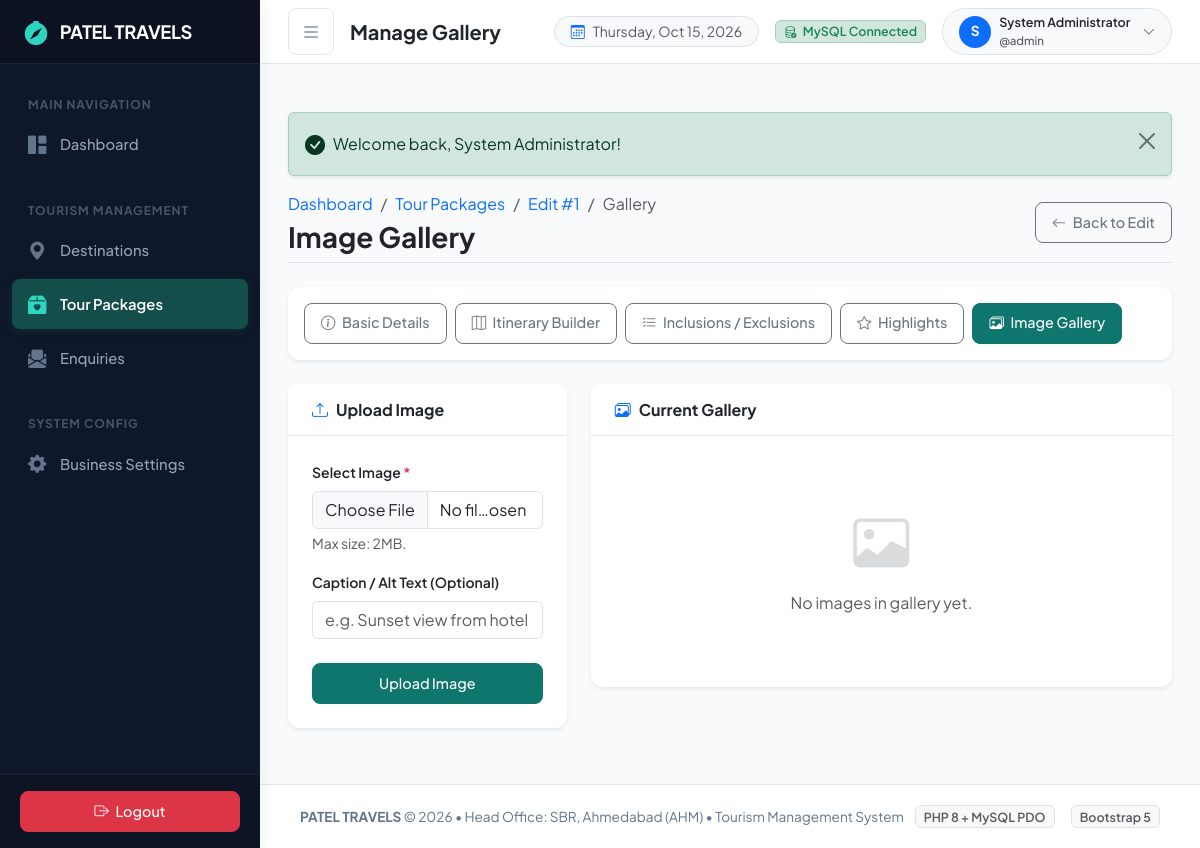
/admin/packages/gallery.php?id=1 (signed in), run on an earlier commit of the app's database.
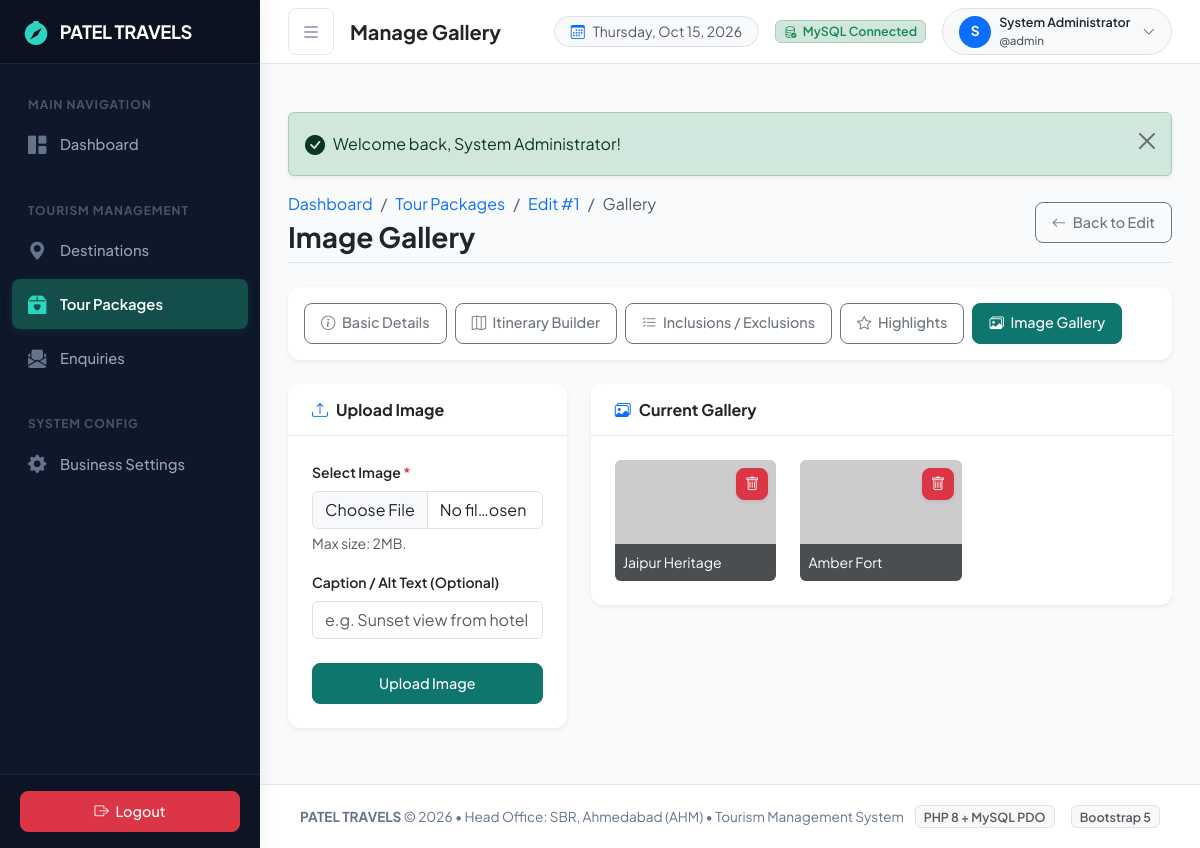
And on a later commit of the database.
### tables this page shows
CREATE TABLE `plan_images` (
  `image_id` int(11) NOT NULL AUTO_INCREMENT,
  `package_id` int(11) NOT NULL,
  `image_path` varchar(255) NOT NULL,
  `alt_text` varchar(255) DEFAULT NULL,
  `display_order` int(11) DEFAULT 0,
  PRIMARY KEY (`image_id`),
  KEY `package_id` (`package_id`),
  CONSTRAINT `plan_images_ibfk_1` FOREIGN KEY (`package_id`) REFERENCES `packages` (`package_id`) ON DELETE CASCADE
);

### admin/packages/gallery.php (the view, shortened to what the changed rows need)
<?php
$pdo = getDBConnection();
$id = (int)($_GET['id'] ?? 0);
$stmt = $pdo->prepare("SELECT * FROM plan_images WHERE package_id = :id ORDER BY id ASC");
$stmt->execute([':id' => $id]);
$images = $stmt->fetchAll();
require_once __DIR__ . '/../../includes/header.php';
require_once __DIR__ . '/../../includes/navbar.php';
?>
<div class="container-fluid p-0">
    <div class="row">
        <div class="col-lg-8">
            <div class="card border-0 shadow-sm">
                <div class="card-body p-4">
                    <?php if (empty($images)): ?>
                        <div class="text-center text-muted py-5">
                            <i class="bi bi-image display-4 text-secondary opacity-25 d-block mb-3"></i>
                            <p class="mb-0">No images in gallery yet.</p>
                        </div>
                    <?php else: ?>
                        <div class="row g-4">
                            <?php foreach ($images as $img): ?>
                                <div class="col-md-4 col-sm-6">
                                    <div class="position-relative bg-light rounded overflow-hidden" style="padding-top: 75%;">
                                        <img src="<?= str_starts_with($img['image_path'], 'http') ? $img['image_path'] : url('assets/images/packages/' . htmlspecialchars($img['image_path'])) ?>"
                                             class="position-absolute top-0 w-100 h-100 object-fit-cover"
                                             alt="<?= htmlspecialchars($img['alt_text'] ?? '') ?>"
                                             onerror="this.src='https://placehold.co/400x300?text=Image+Missing'">
                                        <form action="" method="POST" class="position-absolute top-0 end-0 m-2">
                                            <button type="submit" class="btn btn-sm btn-danger shadow-sm py-1 px-2" title="Delete" onclick="return confirm('Delete this image?')">
                                                <i class="bi bi-trash"></i>
                                            </button>
                                        </form>
                                        <?php if (!empty($img['alt_text'])): ?>
                                            <div class="position-absolute bottom-0 w-100 bg-dark bg-opacity-75 text-white p-2 small text-truncate">
                                                <?= htmlspecialchars($img['alt_text']) ?>
                                            </div>
                                        <?php endif; ?>
                                    </div>
                                </div>
                            <?php endforeach; ?>
                        </div>
                    <?php endif; ?>
                </div>
            </div>
        </div>
    </div>
</div>
<?php require_once __DIR__ . '/../../includes/footer.php'; ?>

What changed in the data, as far as the page shows it:
added plan_images: alt_text "Jaipur Heritage"
added plan_images: alt_text "Amber Fort"
Also different on the page:
text no longer shown: "No images in gallery yet."
